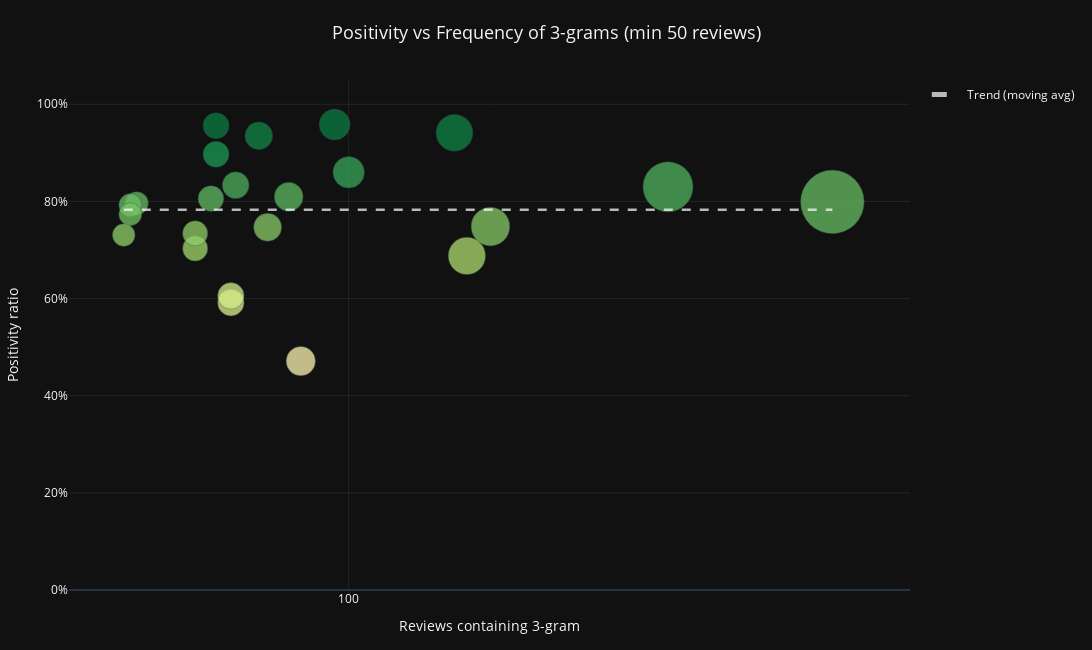

Notebook cell for this chart:
### Code cell
n = 3
ngram_stats = ngram_sentiment_stats(reviews, min_reviews=50, n=n)
print(f"Dataset contains {len(ngram_stats)} {n}-grams")
scatter_plot(ngram_stats, n)

### Figure 1 — Plotly figure (JSON) as saved in the notebook; plotly's stock layout.template omitted (floating-point values rounded to 4 significant figures)
{"data": [{"customdata": [["final fantasy vii"], ["fantasy vii rebirth"], ["final fantasy game"], ["many mini games"], ["one best games"], ["final fantasy rebirth"], ["best game ever"], ["game feels like"], ["final fantasy games"], ["original final fantasy"], ["best final fantasy"], ["fantasy vii remake"], ["costa del sol"], ["open world game"], ["best games ever"], ["games ever played"], ["game ever played"], ["open world games"], ["final fantasy remake"], ["played original ff7"], ["game open world"], ["final fantasy fan"], ["never played original"]], "hovertemplate": "Reviews containing 3-gram=%{marker.size:,d}<br>Positivity ratio=%{marker.color:.1%}<br>ngram=%{customdata[0]}<extra></extra>", "legendgroup": "", "marker": {"color": [0.799, 0.83, 0.7483, 0.6879, 0.9412, 0.86, 0.9583, 0.4713, 0.8095, 0.7468, 0.9351, 0.8333, 0.5915, 0.6056, 0.9559, 0.8971, 0.806, 0.7031, 0.7344, 0.7963, 0.7925, 0.7736, 0.7308], "coloraxis": "coloraxis", "opacity": 0.75, "size": [408, 253, 151, 141, 136, 100, 96, 87, 84, 79, 77, 72, 71, 71, 68, 68, 67, 64, 64, 54, 53, 53, 52], "sizemode": "area", "sizeref": 0.2015, "symbol": "circle", "line": {"color": "DarkSlateGray", "width": 0.5}, "sizemin": 6}, "mode": "markers", "name": "", "orientation": "v", "showlegend": false, "x": [408, 253, 151, 141, 136, 100, 96, 87, 84, 79, 77, 72, 71, 71, 68, 68, 67, 64, 64, 54, 53, 53, 52], "xaxis": "x", "y": [0.799, 0.83, 0.7483, 0.6879, 0.9412, 0.86, 0.9583, 0.4713, 0.8095, 0.7468, 0.9351, 0.8333, 0.5915, 0.6056, 0.9559, 0.8971, 0.806, 0.7031, 0.7344, 0.7963, 0.7925, 0.7736, 0.7308], "yaxis": "y", "type": "scatter"}, {"hoverinfo": "skip", "line": {"color": "rgba(255, 255, 255, 0.7)", "dash": "dash", "width": 2.5}, "mode": "lines", "name": "Trend (moving avg)", "showlegend": true, "x": [52, 53, 53, 54, 64, 64, 67, 68, 68, 71, 71, 72, 77, 79, 84, 87, 96, 100, 136, 141, 151, 253, 408], "y": [0.7829, 0.7829, 0.7829, 0.7829, 0.7829, 0.7829, 0.7829, 0.7829, 0.7829, 0.7829, 0.7829, 0.7829, 0.7829, 0.7829, 0.7829, 0.7829, 0.7829, 0.7829, 0.7829, 0.7829, 0.7829, 0.7829, 0.7829], "type": "scatter"}], "layout": {"xaxis": {"anchor": "y", "domain": [0.0, 1.0], "title": {"text": "Reviews containing 3-gram", "font": {"size": 14}}, "type": "log", "tickfont": {"size": 12}, "minor": {"dtick": 1, "showgrid": true, "griddash": "dot", "gridcolor": "rgba(255,255,255,0.04)"}, "gridcolor": "rgba(255,255,255,0.08)", "dtick": 1}, "yaxis": {"anchor": "x", "domain": [0.0, 1.0], "title": {"text": "Positivity ratio", "font": {"size": 14}}, "tickfont": {"size": 12}, "tickformat": ".0%", "range": [0, 1.05], "gridcolor": "rgba(255,255,255,0.08)"}, "coloraxis": {"colorbar": {"title": {"text": "Positivity ratio"}}, "colorscale": [[0.0, "rgb(165,0,38)"], [0.1, "rgb(215,48,39)"], [0.2, "rgb(244,109,67)"], [0.3, "rgb(253,174,97)"], [0.4, "rgb(254,224,139)"], [0.5, "rgb(255,255,191)"], [0.6, "rgb(217,239,139)"], [0.7, "rgb(166,217,106)"], [0.8, "rgb(102,189,99)"], [0.9, "rgb(26,152,80)"], [1.0, "rgb(0,104,55)"]], "cmin": 0, "cmax": 1, "showscale": false}, "legend": {"tracegroupgap": 0, "itemsizing": "constant"}, "margin": {"t": 80, "l": 60, "r": 40, "b": 60}, "title": {"font": {"size": 18}, "text": "Positivity vs Frequency of 3-grams (min 50 reviews)", "y": 0.96, "x": 0.5, "xanchor": "center"}, "width": 1100, "height": 650}}
